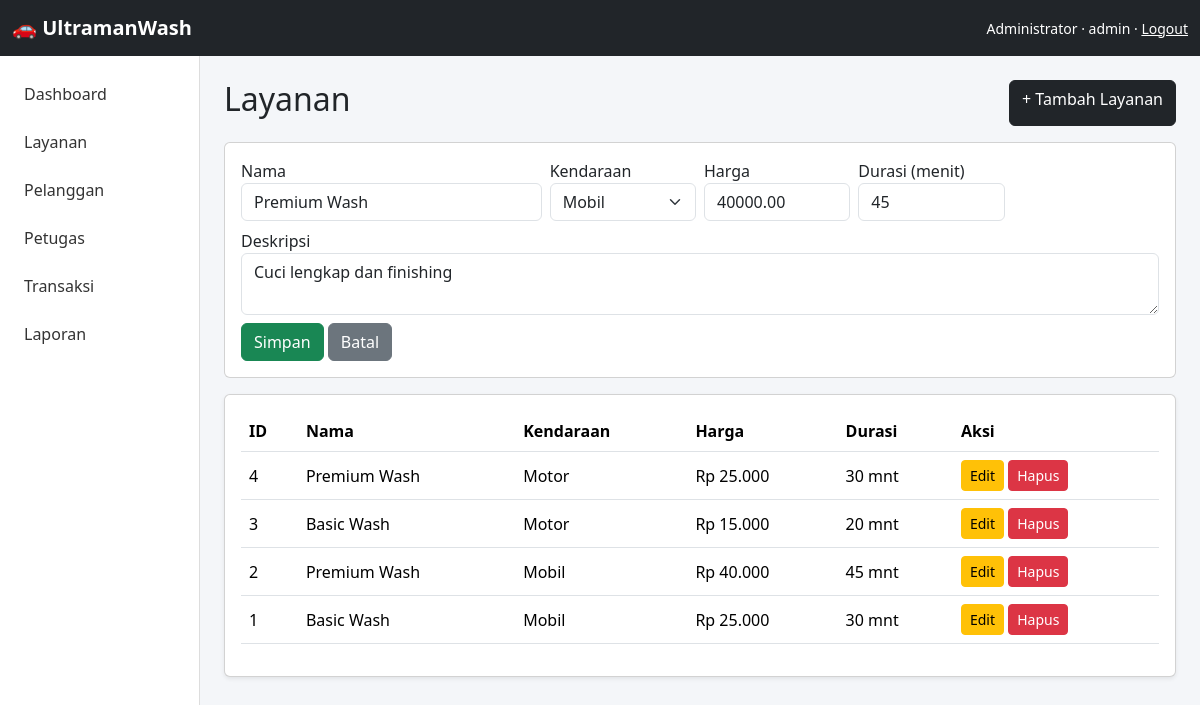
The app's page /app/admin/services.php?edit=2 (signed in) with its own data.
### tables this page shows
CREATE TABLE IF NOT EXISTS services (
    id INT AUTO_INCREMENT PRIMARY KEY,
    name VARCHAR(100) NOT NULL,
    vehicle_type ENUM('Mobil','Motor') NOT NULL,
    price DECIMAL(12,2) NOT NULL,
    duration INT NOT NULL DEFAULT 30,
    description TEXT,
    created_at TIMESTAMP DEFAULT CURRENT_TIMESTAMP
);

### app/includes/auth.php (called while the page is built, shortened)
<?php
function e($value) {
    return htmlspecialchars((string)$value, ENT_QUOTES, 'UTF-8');
}

### app/admin/services.php (the view, shortened to what this page needs)
<?php
require_once __DIR__.'/../config/database.php'; require_once __DIR__.'/../includes/auth.php'; require_role('admin');
$edit=null;if(isset($_GET['edit'])){$s=$pdo->prepare("SELECT * FROM services WHERE id=?");$s->execute([(int)$_GET['edit']]);$edit=$s->fetch();}
$rows=$pdo->query("SELECT * FROM services ORDER BY id DESC")->fetchAll(); require __DIR__.'/../includes/header.php';
?>
<div class="d-flex justify-content-between"><h2>Layanan</h2><a class="btn btn-dark" href="?new=1">+ Tambah Layanan</a></div>
<?php if(isset($_GET['new'])||$edit): ?><div class="card my-3"><div class="card-body"><form method="post" class="row g-2">
<input type="hidden" name="id" value="<?=e($edit['id']??0)?>"><div class="col-md-4"><label>Nama</label><input class="form-control" name="name" value="<?=e($edit['name']??'')?>" required></div>
<div class="col-md-2"><label>Kendaraan</label><select class="form-select" name="vehicle_type"><option>Mobil</option><option <?=($edit['vehicle_type']??'')==='Motor'?'selected':''?>>Motor</option></select></div>
<div class="col-md-2"><label>Harga</label><input type="number" class="form-control" name="price" value="<?=e($edit['price']??'')?>" required></div>
<div class="col-md-2"><label>Durasi (menit)</label><input type="number" class="form-control" name="duration" value="<?=e($edit['duration']??30)?>" required></div>
<div class="col-md-12"><label>Deskripsi</label><textarea class="form-control" name="description"><?=e($edit['description']??'')?></textarea></div>
<div><button class="btn btn-success">Simpan</button> <a class="btn btn-secondary" href="services.php">Batal</a></div></form></div></div><?php endif; ?>
<div class="card shadow-sm"><div class="card-body"><div class="table-responsive"><table class="table"><thead><tr><th>ID</th><th>Nama</th><th>Kendaraan</th><th>Harga</th><th>Durasi</th><th>Aksi</th></tr></thead><tbody>
<?php foreach($rows as $r): ?><tr><td><?=$r['id']?></td><td><?=e($r['name'])?></td><td><?=$r['vehicle_type']?></td><td>Rp <?=number_format($r['price'],0,',','.')?></td><td><?=$r['duration']?> mnt</td><td><a class="btn btn-sm btn-warning" href="?edit=<?=$r['id']?>">Edit</a> <a class="btn btn-sm btn-danger" onclick="return confirm('Hapus layanan?')" href="?delete=<?=$r['id']?>">Hapus</a></td></tr><?php endforeach; ?>
</tbody></table></div></div></div>
<?php require __DIR__.'/../includes/footer.php'; ?>

### app/assets/css/style.css (style rules this page uses)
body { background:#f4f6f9 }
.table { vertical-align:middle }

### records on screen
services: name "Premium Wash", price "40000.00", duration "45", description "Cuci lengkap dan finishing", id "2", vehicle_type "Mobil", price "40.000"
services: id "4", name "Premium Wash", vehicle_type "Motor", price "25.000", duration "30"
services: id "3", name "Basic Wash", vehicle_type "Motor", price "15.000", duration "20"
services: id "1", name "Basic Wash", vehicle_type "Mobil", price "25.000", duration "30"

### other values on screen
$_SESSION['user']['name'] "Administrator"
$_SESSION['user']['role'] "admin"
